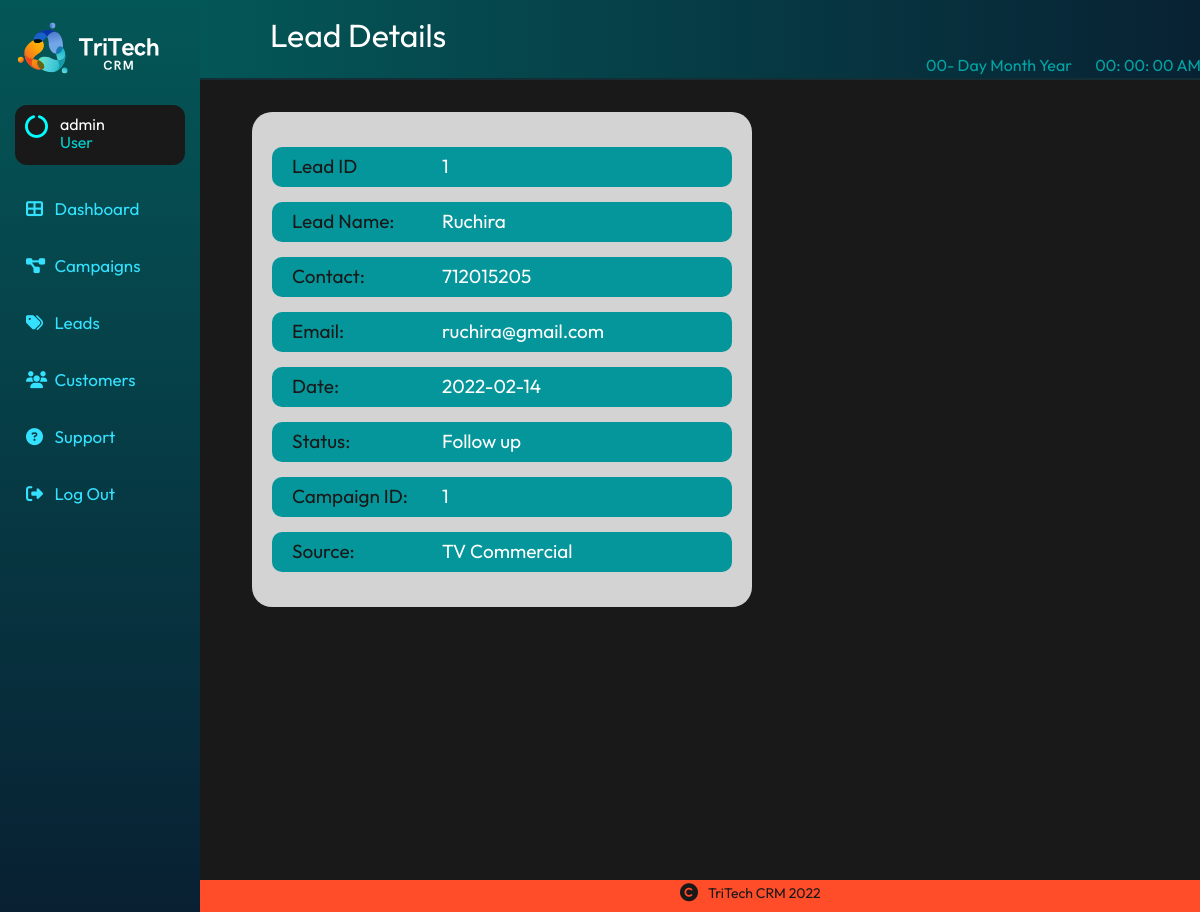
Screenshot of /user-home/view-lead.php?id=1 (signed in) with the database file from the repository.
### tables this page shows
CREATE TABLE `tbl_lead` (
  `id` int(10) UNSIGNED NOT NULL,
  `full_name` varchar(255) NOT NULL,
  `email` varchar(255) NOT NULL,
  `contact` int(11) NOT NULL,
  `date` date NOT NULL,
  `status` varchar(100) NOT NULL,
  `source` varchar(100) NOT NULL,
  `campaign_id` int(10) UNSIGNED NOT NULL
);

### user-home/view-lead.php (the view)
<?php include('../common/menu-user.php'); ?>
    <div class="top-header">
    <h1>Lead Details</h1>
        <div class="date-time">
            <div class="date">
                <span id="daynum">00</span>-
                <span id="dayname">Day</span>
                <span id="month">Month</span>
                <span id="year">Year</span>
            </div>
            <div class="time">
                <span id="hour">00</span>:
                <span id="minutes">00</span>:
                <span id="seconds">00</span>
                <span id="period">AM</span>
            </div>
        </div>
    </div>
    <div class="main-content">
        <?php
            $id=$_GET['id'];
            $sql = "SELECT * FROM tbl_lead WHERE id=$id";
            $res = mysqli_query($conn, $sql);
            if($res==TRUE)
            {
                $count = mysqli_num_rows($res);
                if($count==1)
                {
                    $rows=mysqli_fetch_assoc($res);
                    $id=$rows['id'];
                    $full_name=$rows['full_name'];
                    $contact=$rows['contact'];
                    $status=$rows['status'];
                    $email=$rows['email'];
                    $campaign_id=$rows['campaign_id'];
                    $source=$rows['source'];
                    $date=$rows['date'];
                }
                else
                {
                    header('location: http://localhost/divitech-crm/user-home/manage-lead.php');
                }
            }
            ?>
        <div class="lead-view">
            <div class="lead-container">
                <p class="lead-header">Lead ID</p>
                <p> <?php echo $id; ?></p>
        </div>
            <div class="lead-container">
                <p class="lead-header">Lead Name: </p>
                <p> <?php echo $full_name; ?></p>
            </div>
            <div class="lead-container">
                <p class="lead-header">Contact: </p>
                <p> <?php echo $contact; ?></p>
            </div>
            <div class="lead-container">
                <p class="lead-header">Email: </p>
                <p> <?php echo $email; ?></p>
            </div>
            <div class="lead-container">
                <p class="lead-header">Date: </p>
                <p> <?php echo $date; ?></p>
            </div>
            <div class="lead-container">
                <p class="lead-header">Status:  </p>
                <p> <?php echo $status; ?> </p>
            </div>
            <div class="lead-container">
                <p class="lead-header">Campaign ID:  </p>
                <p><?php echo $campaign_id; ?> </p>
            </div>
            <div class="lead-container">
                <p class="lead-header">Source:  </p>
                <p><?php echo $source; ?></p>
            </div>
        </div>
    </div>
<?php include('../common/footer.php'); ?>

### css/main.css (style rules this page uses)
* { padding: 0; margin: 0; font-family: 'Outfit', sans-serif; box-sizing: border-box; list-style: none; text-decoration: none; font-weight: 400; }
.main-content { padding: 1% 1%; background-color: #191919; width: 86%; height: 100%; margin-left: 200px; overflow: auto; }
.top-header { width: 86%; position: inherit; height: 80px; color: white; padding: 15px 25px; margin-left: 200px; background-image: linear-gradient(to left, #082032, #045757); border-bottom: 2px solid #152D35; padding-left: 70px; }
.lead-view { background-color: rgb(211, 211, 211); color: #191919; margin: 20px 40px; width: 500px; padding: 20px 20px; font-size: 19px; border-radius: 20px; color: #ffffff; }
.lead-container { background-color: rgb(5, 150, 155); margin: 15px 0; display: flex; height: 40px; padding: 7px 20px; border-radius: 10px; }
.lead-header { width: 150px; color: #191919; }
.date-time { width: 400px; margin-left: 70%; color: #02a5a5; }
.date { display: inline-block; }
.time { display: inline-block; margin-left: 20px; margin-right: 40px; color: #02a5a5; }

### rows the page displays
tbl_lead: id "1", full_name "Ruchira", contact "712015205", email "ruchira@gmail.com", date "2022-02-14", status "Follow up", campaign "1", source "TV Commercial"

### other values shown
$_SESSION['username'] "admin"
